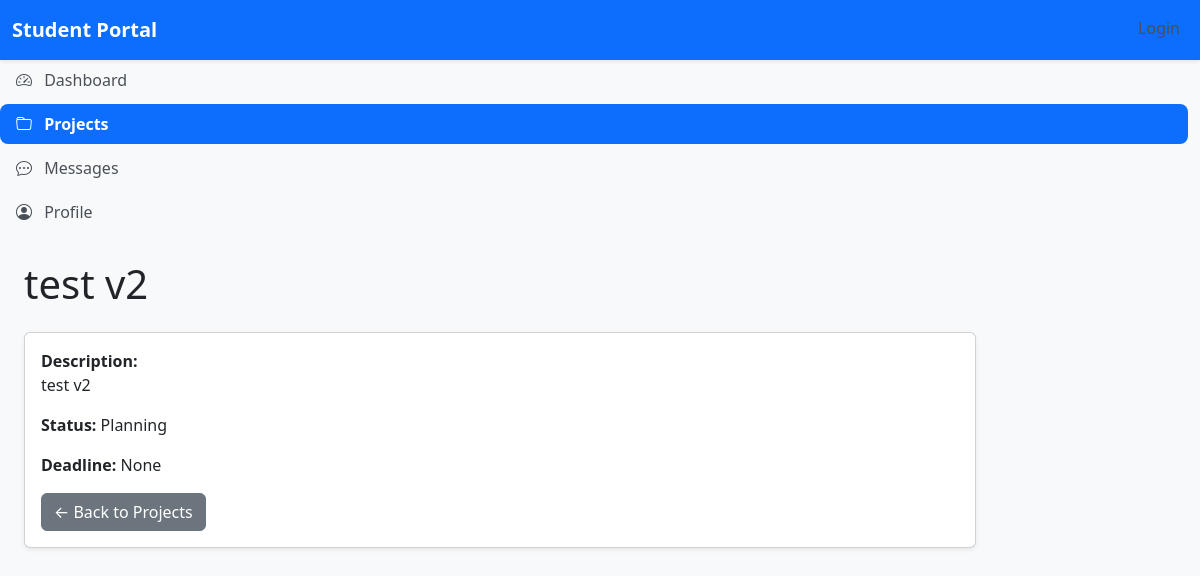
The page /projects/4/ on the database its author committed.
### projects/models.py (models this page shows, shortened)
class Project(models.Model):
    class Status(models.TextChoices):
        PLANNING = 'PL', "Planning"
        ACTIVE = "AC", "Active"
        COMPLETED = "CO", "Completed"
    title = models.CharField(max_length=200)
    description = models.TextField(
        blank=True
    )
    owner = models.ForeignKey(
        settings.AUTH_USER_MODEL,
        on_delete=models.CASCADE,
        related_name="owned_projects",
    )
    status = models.CharField(
        max_length=2,
        choices=Status.choices,
        default=Status.PLANNING,
    )
    deadline = models.DateField(
        null=True,
        blank=True,
    )
    created_at = models.DateTimeField(
        auto_now_add=True,
    )
    class Meta:
        ordering = ["-created_at"]

### projects/views.py (the view)
# urls.py: path("<int:pk>/", views.project_detail, name="detail"),
def project_detail(request, pk):
    project = get_object_or_404(Project, pk=pk)
    return render(
        request,
        "projects/project_detail.html",
        {
            "project": project,
        },
    )

### projects/templates/projects/project_detail.html (shortened to what this page needs)
{% extends "base.html" %}
{% block content %}
<h1 class="mb-4">
    {{ project.title }}
</h1>
<div class="card shadow-sm">
    <div class="card-body">
        <p>
            <strong>Description:</strong><br>
            {{ project.description }}
        </p>
        <p>
            <strong>Status:</strong>
            {{ project.get_status_display }}
        </p>
        <p>
            <strong>Deadline:</strong>
            {{ project.deadline }}
        </p>
        <a href="{% url 'projects:list' %}" class="btn btn-secondary">
            ← Back to Projects
        </a>
    </div>
</div>
{% endblock %}

### static/css/style.css (style rules this page uses)
body { min-height: 100vh; background-color: #f8f9fa; }

### rows shown on the page
Project: title "test v2", description "test v2", status "Planning", deadline "None"
